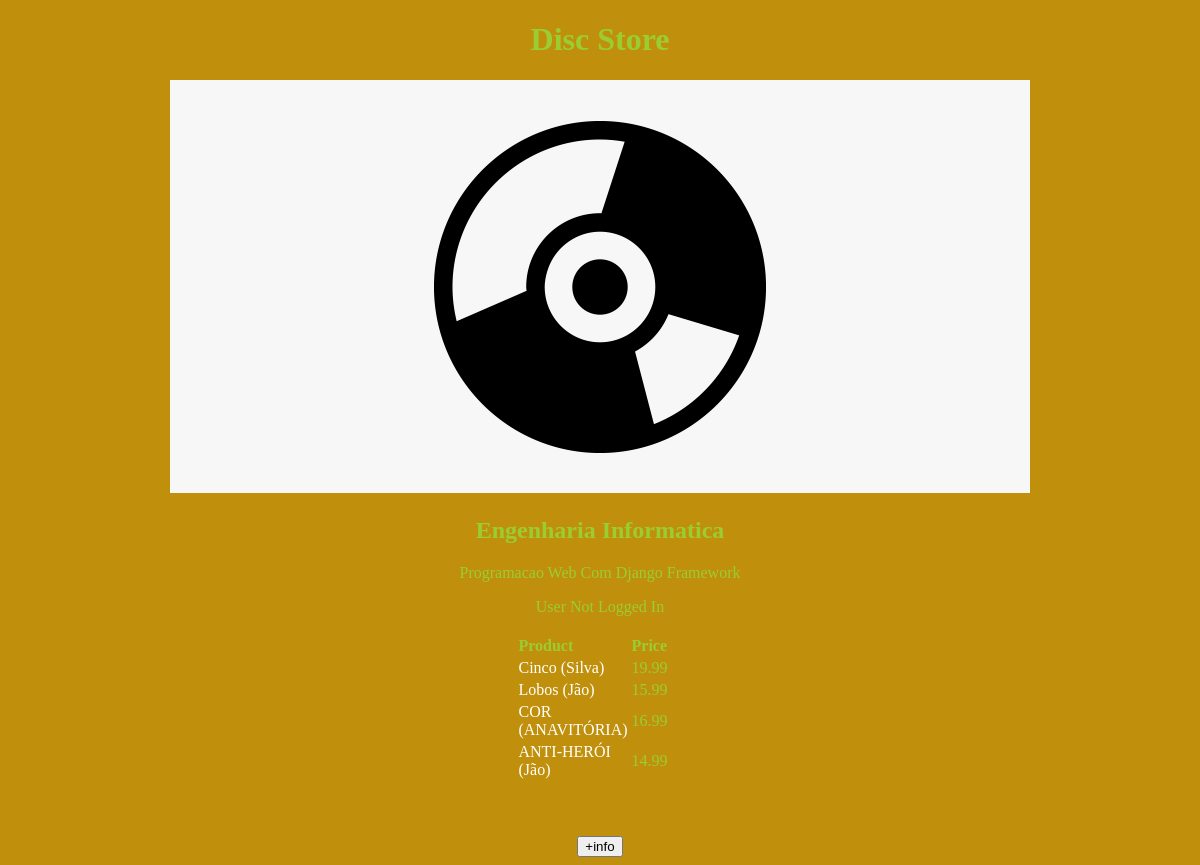
The page / on the database its author committed.
### core/models.py (models this page shows, shortened)
class Product(models.Model):
    name = models.CharField("Name", max_length=100)
    price = models.DecimalField("Price", decimal_places=2, max_digits=8)
    stock = models.IntegerField("Stock")
    path = models.CharField("Path", max_length=100, default="images/lobos.jpg")

### core/views.py (the view)
# urls.py: path('', index, name="index"),
def index(request):
    if str(request.user) == "AnonymousUser":
        login = "User Not Logged In"
    else:
        login = "User Logged in"
    products = Product.objects.all()
    context = { "geek" : "Programacao Web Com Django Framework",
               "curso" : "Engenharia Informatica",
               "login": login,
               "products": products,}
    return render(request, "index.html", context)

### core/templates/index.html (shortened to what this page needs)
{% load static %}
<!DOCTYPE html>
<html lang="en">
<head>
    <link type="text/css" rel="stylesheet" href="{% static 'css/styles.css' %}">
</head>
<body>
    <center>
    <h1>Disc Store</h1>
    <img src="{% static 'images/disc.png' %}"/>
    <h2>{{ curso }}</h2>
    <p>{{ geek }}</p>
    <span>{{login}}</span>
    <br/><br/>
    <table id="shop">
        <thead>
            <tr>
                <th class="indexProduct">Product</th>
                <th class="indexProduct">Price</th>
            </tr>
        </thead>
        <tbody>
            {% for product in products%}
            <tr>
                <td class="indexProduct"><a href="{% url 'xuxa' product.id %}">{{ product.name }}</a></td>
                <td class="indexProduct">{{ product.price }}</td>
            </tr>
            {% endfor %}
        </tbody>
    </table>
    <br/><br/><br/>
    <button onclick="moreInfo()">+info</button>
    </center>
</body>
</html>

### core/static/css/styles.css (style rules this page uses)
body { background-color: rgb(192, 144, 13); color: yellowgreen }
a { text-decoration: none; color: white; }
th { width: 20%; text-align: left; }
td { width: 20%; text-align: left; }
#shop { margin-left: auto; margin-right: auto; }
.indexProduct { width: 50px; text-align: left; }

### rows shown on the page
Product: name "Cinco (Silva)", price "19.99"
Product: name "Lobos (Jão)", price "15.99"
Product: name "COR (ANAVITÓRIA)", price "16.99"
Product: name "ANTI-HERÓI (Jão)", price "14.99"

### other values the page prints
{{ curso }} "Engenharia Informatica"
{{ geek }} "Programacao Web Com Django Framework"
{{ login }} "User Not Logged In"
